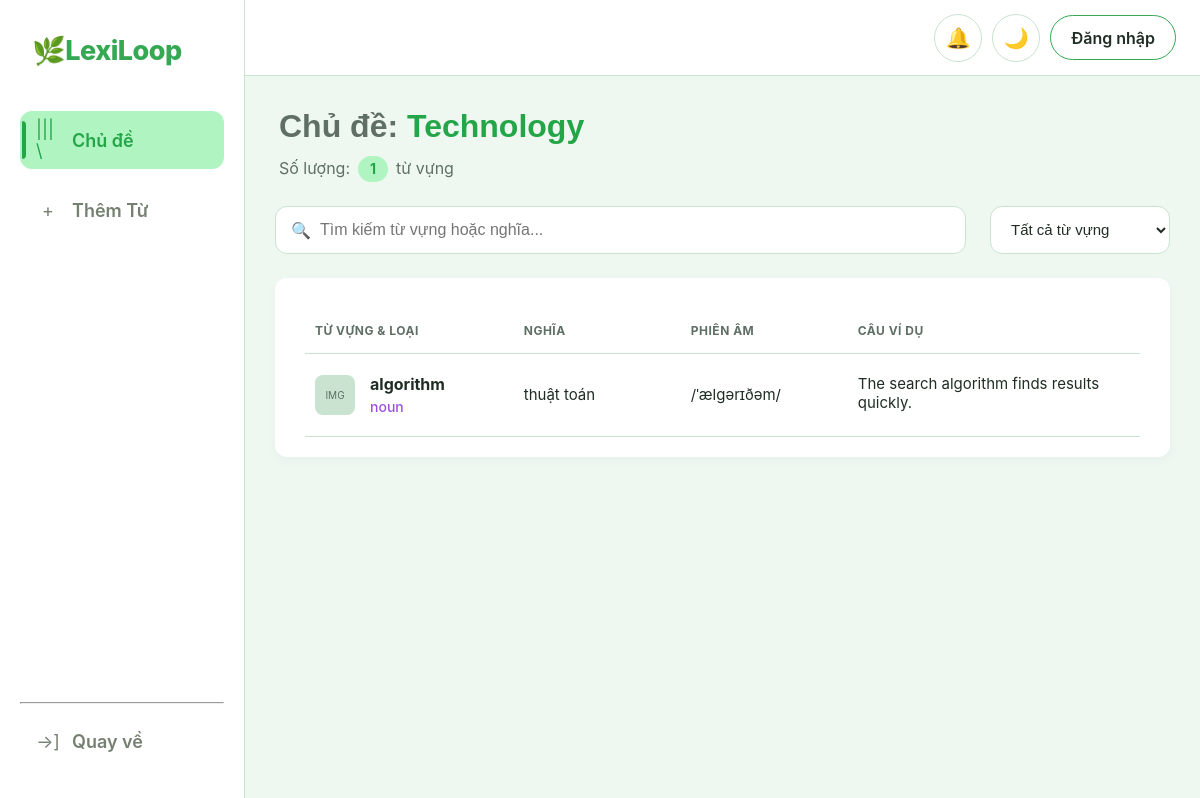
/pages/main/B_DanhSachTuVung.php?topicID=2, run on an earlier commit of the app's database.
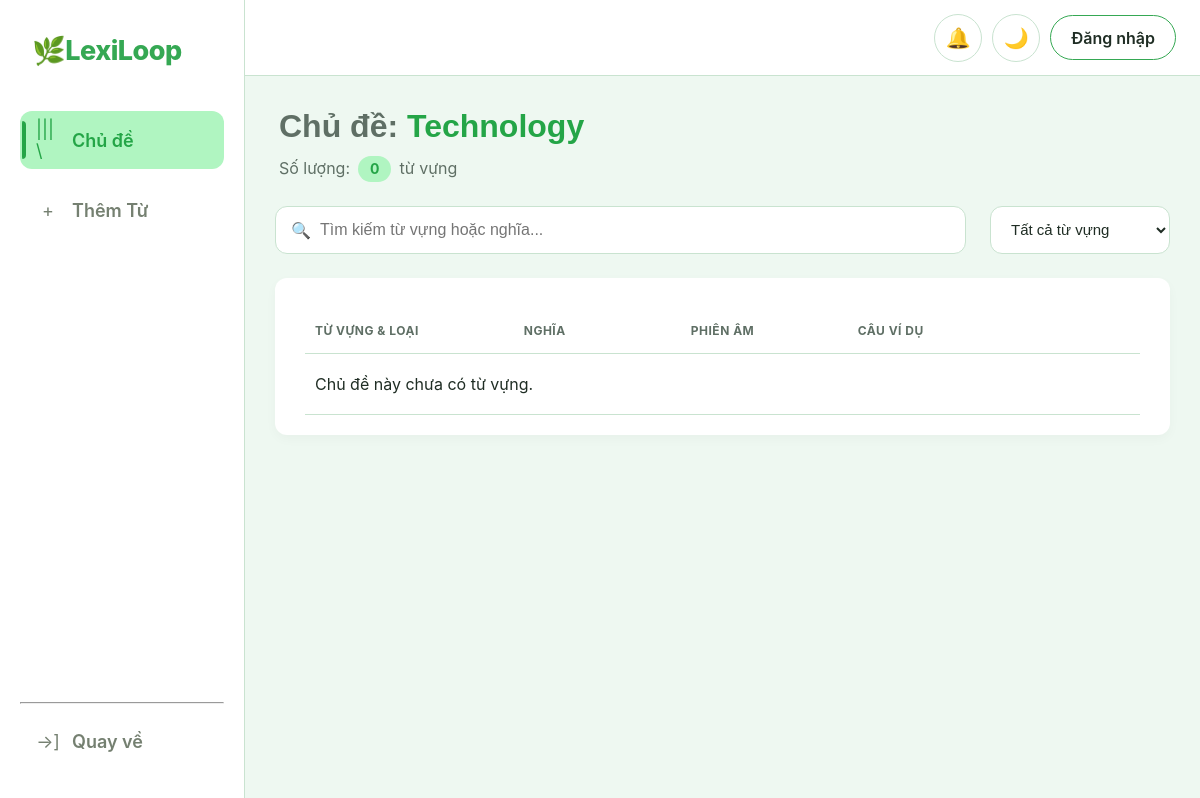
And on a later commit of the database.
### tables this page shows
CREATE TABLE `Topics` (
    `topicID` int NOT NULL,
    `topicName` varchar(100) NOT NULL,
    `topicDescription` text,
    `category` varchar(20) NOT NULL DEFAULT 'common',
    `created_by` int DEFAULT NULL,
    `topicCreated_at` datetime DEFAULT CURRENT_TIMESTAMP
);

CREATE TABLE `vocabulary` (
  `id` int NOT NULL,
  `topic_id` int NOT NULL,
  `word` varchar(100) NOT NULL,
  `pronunciation` varchar(100) DEFAULT NULL,
  `part_of_speech` varchar(30) DEFAULT NULL,
  `meaning` text NOT NULL,
  `example_sentence` text,
  `created_by` int DEFAULT NULL,
  `created_at` datetime DEFAULT CURRENT_TIMESTAMP,
  `audio_url` varchar(255) DEFAULT NULL
);

### pages/main/B_DanhSachTuVung.php (the view, shortened to what this page needs)
<?php
require_once '../../Connect.php';
$topic_id = isset($_GET['topicID']) ? (int) $_GET['topicID'] : 0;
$sql_topic = "
    SELECT
        topicID,
        topicName,
        topicDescription
    FROM Topics
    WHERE topicID = ?
";
$stmt_topic = mysqli_prepare($link, $sql_topic);
mysqli_stmt_bind_param(
    $stmt_topic,
    "i",
    $topic_id
);
mysqli_stmt_execute($stmt_topic);
$result_topic = mysqli_stmt_get_result($stmt_topic);
$topic = mysqli_fetch_assoc($result_topic);
$sql_count = "
    SELECT COUNT(*) AS word_count
    FROM vocabulary
    WHERE topic_id = ?
";
$stmt_count = mysqli_prepare($link, $sql_count);
mysqli_stmt_bind_param(
    $stmt_count,
    "i",
    $topic_id
);
mysqli_stmt_execute($stmt_count);
$result_count = mysqli_stmt_get_result($stmt_count);
$count_data = mysqli_fetch_assoc($result_count);
$word_count = $count_data['word_count'];
$sql_vocab = "
    SELECT
        id,
        word,
        pronunciation,
        part_of_speech,
        meaning,
        example_sentence,
        audio_url
    FROM vocabulary
    WHERE topic_id = ?
    ORDER BY id ASC
";
$stmt_vocab = mysqli_prepare($link, $sql_vocab);
mysqli_stmt_bind_param(
    $stmt_vocab,
    "i",
    $topic_id
);
mysqli_stmt_execute($stmt_vocab);
$vocab_result = mysqli_stmt_get_result($stmt_vocab);
?>
<!DOCTYPE html>
<html lang="vi">
<head>
    <link rel="stylesheet" type="text/css" href="../../CSS/Style.css">
    <link rel="stylesheet" type="text/css" href="../../CSS/B_DanhSachTuVung.css">
    <link rel="stylesheet" type="text/css" href="../../CSS/responsive.css">
</head>
<body>
    <div class="layout-wrapper">
        <aside class="sidebar">
            <div class="sidebar-logo">
                <a href="B_DanhSachTuVung.html">🌿LexiLoop</a>
            </div>
            <nav class="sidebar-nav">
                <a href="./B_DanhSachChuDe.php" class="sidebar-link active">
                    <span class="icon">|||\</span> Chủ đề
                </a>
                <a href="#" class="sidebar-link">
                    <span class="icon">+</span> Thêm Từ
                </a>
            </nav>
            <div class="sidebar-bottom">
                <hr class="">
                <a href="./B_DanhSachChuDe.php" class="sidebar-link">
                    <span class="icon">→]</span> Quay về
                </a>
            </div>
        </aside>
        <main class="main-content">
            <header class="top-header">
                <div class="top-header-act">
                    <button class="top-header-btn" type="button" aria-label="Thông báo">🔔</button>
                    <button class="top-header-btn" type="button" aria-label="Chế độ sáng tối">🌙</button>
                    <a href="../auth/A_DangNhap.php " class="login-btn">Đăng nhập</a>
                </div>
            </header>
            <div class="content-area">
                <section class="topic-header">
                    <div class="topic-info">
                        <h2 class="topic-name">
                            Chủ đề:
                            <span class="dynamic-text">
                                <?= htmlspecialchars($topic['topicName']) ?>
                            </span>
                        </h2>
                        <p class="topic-count">
                            Số lượng:
                            <span class="dynamic-badge">
                                <?= $word_count ?>
                            </span>
                            từ vựng
                        </p>
                    </div>
                </section>
                <div class="vocabs-toolbar">
                    <div class="vocabs-search">
                        <span class="search-icon" aria-hidden="true">🔍</span>
                        <input type="search" id="vocab-search" name="vocab-search" class="search-input"
                            placeholder="Tìm kiếm từ vựng hoặc nghĩa...">
                    </div>
                    <div class="vocab-filter">
                        <select name="vocab-filter" id="vocab-filter-select">
                            <option value="all">Tất cả từ vựng</option>
                        </select>
                    </div>
                </div>
                <section class="vocab-card">
                    <table class="vocab-table">
                        <thead>
                            <tr>
                                <th class="col-word">TỪ VỰNG & LOẠI</th>
                                <th class="col-meaning">NGHĨA</th>
                                <th class="col-ipa">PHIÊN ÂM</th>
                                <th class="col-example">CÂU VÍ DỤ</th>
                            </tr>
                        </thead>
                        <tbody id="vocab-data-body" class="vocab-data">
                            <?php if (mysqli_num_rows($vocab_result) > 0): ?>
                                <?php while ($vocab = mysqli_fetch_assoc($vocab_result)): ?>
                                    <tr>
                                        <td class="col-word">
                                            <div class="word-info">
                                                <div class="word-img-placeholder">
                                                    IMG
                                                </div>
                                                <div class="word-details">
                                                    <span class="word-name">
                                                        <?= htmlspecialchars($vocab['word']) ?>
                                                    </span>
                                                    <span class="word-type">
                                                        <?= htmlspecialchars($vocab['part_of_speech'] ?? '') ?>
                                                    </span>
                                                </div>
                                            </div>
                                        </td>
                                        <td class="col-meaning">
                                            <?= htmlspecialchars($vocab['meaning']) ?>
                                        </td>
                                        <td class="col-ipa">
                                            <?= htmlspecialchars($vocab['pronunciation'] ?? '') ?>
                                        </td>
                                        <td class="col-example">
                                            <div class="ex-en">
                                                <?= htmlspecialchars($vocab['example_sentence'] ?? '') ?>
                                            </div>
                                        </td>
                                    </tr>
                                <?php endwhile; ?>
                            <?php else: ?>
                                <tr>
                                    <td colspan="4">
                                        Chủ đề này chưa có từ vựng.
                                    </td>
                                </tr>
                            <?php endif; ?>
                        </tbody>
                    </table>
                </section>
            </div>
        </main>
    </div>
</body>
</html>

### CSS/Style.css (style rules this page uses)
*, *::before, *::after { box-sizing: border-box; }
:root { --color-primary: #35A853; --color-primary-dark: #24a547; --color-primary-light: #b0f5c1; --color-background: #EEF8F1; --color-surface: #FFFFFF; --color-text: #1F2D24; --color-text-muted: #5F6F65; --color-border: #C9E3D0; --color-white: #FFFFFF; }
h2 { font-family: Arial, sans-serif; font-size: 32px; font-weight: 600; line-height: 1.3; color: var(--color-text); }
p { margin: 0; font-size: 16px; line-height: 1.6; color: var(--color-text-muted); }
a { text-decoration:none; color: var(--color-primary); }
body { margin: 0 ; padding: 0 ; background-color: var(--color-background); color: var(--color-text); font-family: -apple-system, BlinkMacSystemFont, "Segoe UI", Roboto, sans-serif; }
button { margin-top: 5px; margin-bottom: 5px; padding: 10px 20px; border: none; border-radius: 6px; background-color: var(--color-primary); color: var(--color-white); font-size: 16px; cursor: pointer; }

### CSS/responsive.css (style rules this page uses)
*, *::before, *::after { box-sizing: border-box; }
.flex-item, .main-content, .page-content, .content-area, [class*="_NoiDung"], [class*="_Panel"] { min-width: 0; }
p, h1, h2, h3, h4, a, button, label, td, th { overflow-wrap: anywhere; }

What changed in the data, as far as the page shows it:
removed vocabulary: word "algorithm", part_of_speech "noun", meaning "thuật toán", pronunciation "/ˈælɡərɪðəm/", example_sentence "The search algorithm finds results quickly."
Also different on the page:
$word_count: "1" → "0"
text now shown: "Chủ đề này chưa có từ vựng."
